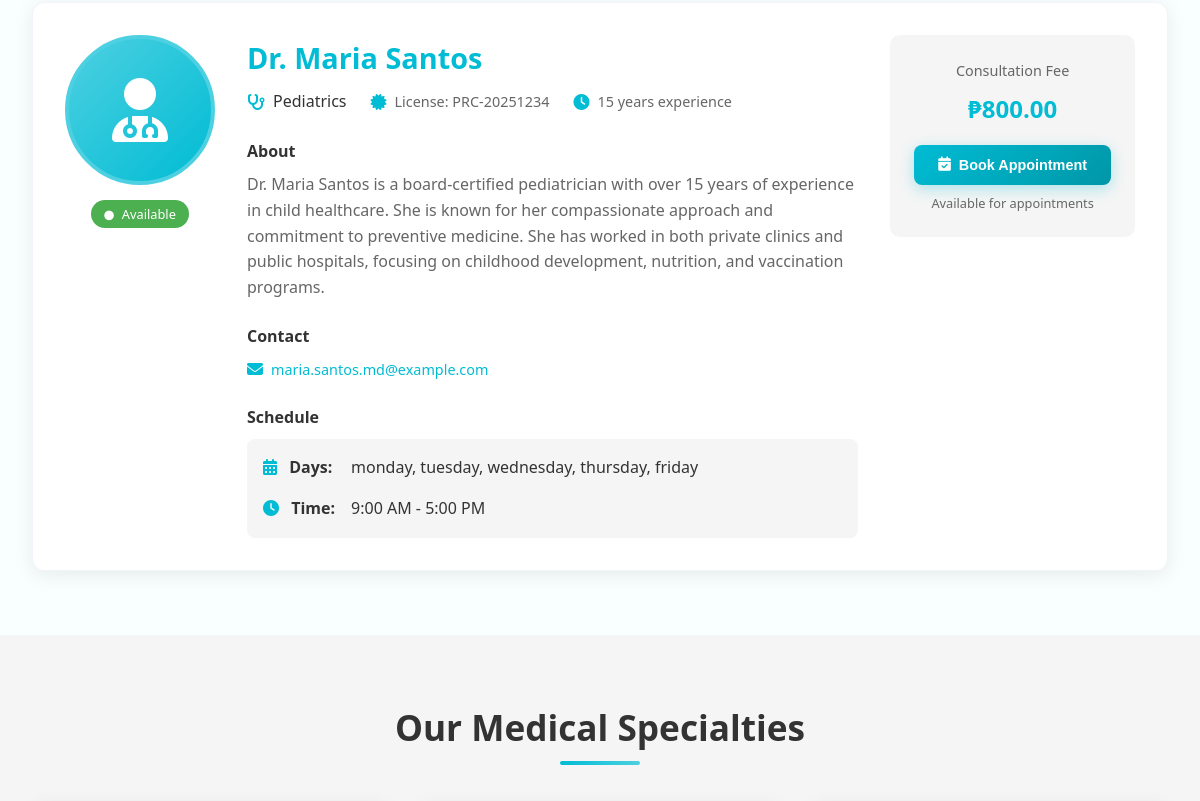
Page /doctors.php (middle part) on the earlier database version.
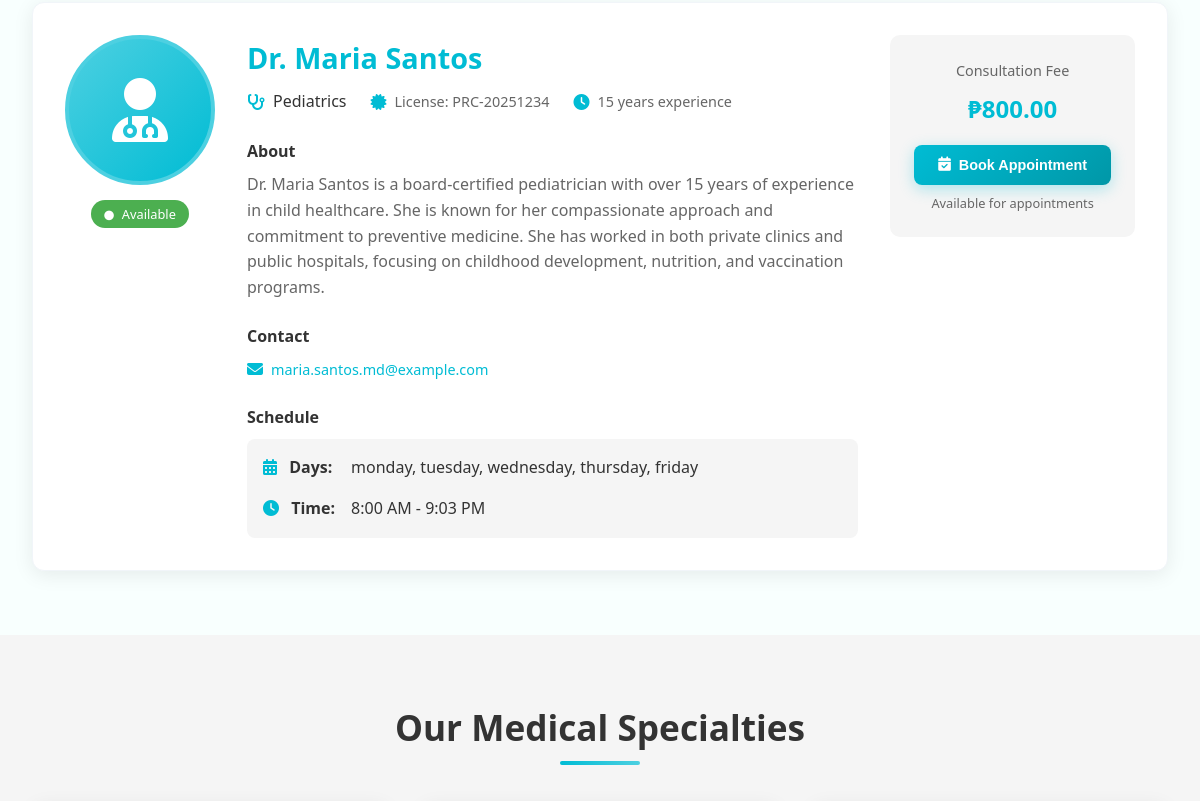
Same page on the later database version.
### tables this page shows
CREATE TABLE doctors (
                    id INTEGER PRIMARY KEY AUTOINCREMENT,
                    user_id INTEGER,
                    specialty VARCHAR(100),
                    license_number VARCHAR(50),
                    phone VARCHAR(20),
                    experience_years INTEGER DEFAULT 0,
                    consultation_fee DECIMAL(10,2) DEFAULT 0.00,
                    schedule_days TEXT,
                    schedule_time_start TIME,
                    schedule_time_end TIME,
                    biography TEXT,
                    is_available INTEGER DEFAULT 1,
                    status VARCHAR(20) DEFAULT 'active' CHECK (status IN ('active', 'inactive')),
                    created_at DATETIME DEFAULT CURRENT_TIMESTAMP,
                    FOREIGN KEY (user_id) REFERENCES users(id)
                );

CREATE TABLE users (
                    id INTEGER PRIMARY KEY AUTOINCREMENT,
                    username VARCHAR(50) UNIQUE NOT NULL,
                    email VARCHAR(100) UNIQUE NOT NULL,
                    password VARCHAR(255) NOT NULL,
                    first_name VARCHAR(50),
                    last_name VARCHAR(50),
                    profile_image VARCHAR(255),
                    role VARCHAR(20) DEFAULT 'patient' CHECK (role IN ('admin', 'doctor', 'patient')),
                    is_active INTEGER DEFAULT 1,
                    status VARCHAR(20) DEFAULT 'pending' CHECK (status IN ('active', 'inactive', 'pending')),
                    created_at DATETIME DEFAULT CURRENT_TIMESTAMP,
                    updated_at DATETIME DEFAULT CURRENT_TIMESTAMP
                , email_verified INTEGER DEFAULT 0, phone TEXT, date_of_birth TEXT, gender TEXT, address TEXT);

### includes/database.php (called while the page is built, shortened)
<?php
class Database {
    private $connection;
    private static $instance = null;
    public static function getInstance() {
        if (self::$instance === null) {
            self::$instance = new self();
        }
        return self::$instance;
    }
    private function connect() {
        try {
            if (DB_TYPE === 'sqlite') {
                $this->connection = new PDO(
                    "sqlite:" . SQLITE_PATH,
                    null,
                    null,
                    array(
                        PDO::ATTR_ERRMODE => PDO::ERRMODE_EXCEPTION,
                        PDO::ATTR_DEFAULT_FETCH_MODE => PDO::FETCH_ASSOC
                    )
                );
                $this->connection->exec('PRAGMA foreign_keys = ON');
            }
        } catch (PDOException $e) {
            die("Database connection failed: " . $e->getMessage());
        }
    }
    public function query($sql, $params = array()) {
        try {
            $stmt = $this->connection->prepare($sql);
            $stmt->execute($params);
            return $stmt;
        } catch (PDOException $e) {
            error_log("Database query error: " . $e->getMessage());
            throw $e;
        }
    }
    public function fetchAll($sql, $params = array()) {
        $stmt = $this->query($sql, $params);
        return $stmt->fetchAll();
    }
}
?>

### includes/functions.php (called while the page is built, shortened)
<?php
require_once 'database.php';
function formatTime($time, $format = 'g:i A') {
    return date($format, strtotime($time));
}
?>

### doctors.php (the view, shortened to what the changed rows need)
<?php
require_once 'includes/header.php';
$db = Database::getInstance();
$doctors = $db->fetchAll("
    SELECT u.id, u.first_name, u.last_name, u.email, u.profile_image,
           d.id as doctor_id, d.specialty, d.license_number, d.biography,
           d.consultation_fee, d.experience_years, d.schedule_days,
           d.schedule_time_start, d.schedule_time_end, d.is_available, d.phone
    FROM users u
    JOIN doctors d ON u.id = d.user_id
    WHERE u.role = 'doctor' AND u.is_active = 1
    ORDER BY u.first_name
");
?>
<section class="section">
    <div class="container">
        <?php if (!empty($doctors)): ?>
            <div style="display: grid; gap: 3rem;">
                <?php foreach ($doctors as $index => $doctor): ?>
                    <div class="card" style="<?php echo $index % 2 === 0 ? '' : 'background: linear-gradient(135deg, rgba(0, 188, 212, 0.05), rgba(77, 208, 225, 0.05));'; ?>">
                        <div style="display: grid; grid-template-columns: auto 1fr auto; gap: 2rem; align-items: start;">
                            <div style="text-align: center;">
                                <?php if (!empty($doctor['profile_image']) && file_exists('assets/images/' . $doctor['profile_image'])): ?>
                                    <img src="<?php echo SITE_URL; ?>/assets/images/<?php echo htmlspecialchars($doctor['profile_image']); ?>"
                                         alt="Dr. <?php echo htmlspecialchars($doctor['first_name'] . ' ' . $doctor['last_name']); ?>"
                                         style="width: 150px; height: 150px; border-radius: 50%; object-fit: cover; border: 4px solid var(--light-cyan);">
                                <?php else: ?>
                                    <div style="width: 150px; height: 150px; background: linear-gradient(135deg, var(--light-cyan), var(--primary-cyan)); border-radius: 50%; display: flex; align-items: center; justify-content: center; border: 4px solid var(--light-cyan);">
                                        <i class="fas fa-user-md" style="font-size: 4rem; color: white;"></i>
                                    </div>
                                <?php endif; ?>
                                <div style="margin-top: 1rem;">
                                    <?php if ($doctor['is_available']): ?>
                                        <span style="background-color: var(--success); color: white; padding: 0.3rem 0.8rem; border-radius: 20px; font-size: 0.8rem; font-weight: 500;">
                                            <i class="fas fa-circle" style="font-size: 0.6rem; margin-right: 0.3rem;"></i>
                                            Available
                                        </span>
                                    <?php endif; ?>
                                </div>
                            </div>
                            <div>
                                <h3 style="color: var(--primary-cyan); margin-bottom: 0.5rem; font-size: 1.8rem;">
                                    Dr. <?php echo htmlspecialchars($doctor['first_name'] . ' ' . $doctor['last_name']); ?>
                                </h3>
                                <div style="display: flex; flex-wrap: wrap; gap: 1.5rem; margin-bottom: 1.5rem;">
                                    <div style="display: flex; align-items: center;">
                                        <i class="fas fa-stethoscope" style="color: var(--primary-cyan); margin-right: 0.5rem;"></i>
                                        <span style="font-weight: 500; color: var(--text-dark);">
                                            <?php echo htmlspecialchars($doctor['specialty']); ?>
                                        </span>
                                    </div>
                                    <div style="display: flex; align-items: center;">
                                        <i class="fas fa-certificate" style="color: var(--primary-cyan); margin-right: 0.5rem;"></i>
                                        <span style="color: var(--text-light); font-size: 0.9rem;">
                                            License: <?php echo htmlspecialchars($doctor['license_number']); ?>
                                        </span>
                                    </div>
                                    <?php if ($doctor['experience_years'] > 0): ?>
                                        <div style="display: flex; align-items: center;">
                                            <i class="fas fa-clock" style="color: var(--primary-cyan); margin-right: 0.5rem;"></i>
                                            <span style="color: var(--text-light); font-size: 0.9rem;">
                                                <?php echo $doctor['experience_years']; ?> years experience
                                            </span>
                                        </div>
                                    <?php endif; ?>
                                </div>
                                <?php if (!empty($doctor['biography'])): ?>
                                    <div style="margin-bottom: 1.5rem;">
                                        <h4 style="color: var(--text-dark); margin-bottom: 0.5rem; font-size: 1rem;">About</h4>
                                        <p style="color: var(--text-light); line-height: 1.6;">
                                            <?php echo htmlspecialchars($doctor['biography']); ?>
                                        </p>
                                    </div>
                                <?php endif; ?>
                                <div style="margin-bottom: 1.5rem;">
                                    <h4 style="color: var(--text-dark); margin-bottom: 0.5rem; font-size: 1rem;">Contact</h4>
                                    <div style="display: flex; flex-wrap: wrap; gap: 1rem;">
                                        <?php if (!empty($doctor['email'])): ?>
                                            <div style="display: flex; align-items: center;">
                                                <i class="fas fa-envelope" style="color: var(--primary-cyan); margin-right: 0.5rem;"></i>
                                                <a href="mailto:<?php echo htmlspecialchars($doctor['email']); ?>"
                                                   style="color: var(--primary-cyan); text-decoration: none; font-size: 0.9rem;">
                                                    <?php echo htmlspecialchars($doctor['email']); ?>
                                                </a>
                                            </div>
                                        <?php endif; ?>
                                    </div>
                                </div>
                                <div>
                                    <h4 style="color: var(--text-dark); margin-bottom: 0.5rem; font-size: 1rem;">Schedule</h4>
                                    <div style="background-color: var(--light-gray); padding: 1rem; border-radius: 8px;">
                                        <div style="display: grid; grid-template-columns: auto 1fr; gap: 1rem; align-items: center;">
                                            <div>
                                                <i class="fas fa-calendar-alt" style="color: var(--primary-cyan); margin-right: 0.5rem;"></i>
                                                <strong>Days:</strong>
                                            </div>
                                            <div style="color: var(--text-dark);">
                                                <?php
                                                $days = explode(',', $doctor['schedule_days']);
                                                echo htmlspecialchars(implode(', ', $days));
                                                ?>
                                            </div>
                                            <div>
                                                <i class="fas fa-clock" style="color: var(--primary-cyan); margin-right: 0.5rem;"></i>
                                                <strong>Time:</strong>
                                            </div>
                                            <div style="color: var(--text-dark);">
                                                <?php echo formatTime($doctor['schedule_time_start']) . ' - ' . formatTime($doctor['schedule_time_end']); ?>
                                            </div>
                                        </div>
                                    </div>
                                </div>
                            </div>
                            <div style="text-align: center; min-width: 200px;">
                                <div style="background-color: var(--light-gray); padding: 1.5rem; border-radius: 10px;">
                                    <div style="margin-bottom: 1rem;">
                                        <div style="font-size: 0.9rem; color: var(--text-light); margin-bottom: 0.5rem;">
                                            Consultation Fee
                                        </div>
                                        <div style="font-size: 1.5rem; font-weight: bold; color: var(--primary-cyan);">
                                            ₱<?php echo number_format($doctor['consultation_fee'], 2); ?>
                                        </div>
                                    </div>
                                    <?php if ($doctor['is_available']): ?>
                                        <?php if (isset($_SESSION['user_id']) && $_SESSION['role'] === 'patient'): ?>
                                            <a href="<?php echo SITE_URL; ?>/patient/book-appointment.php?doctor=<?php echo $doctor['doctor_id']; ?>"
                                               class="btn btn-primary w-100" style="margin-bottom: 0.5rem;">
                                                <i class="fas fa-calendar-check"></i> Book Appointment
                                            </a>
                                        <?php else: ?>
                                            <button class="btn btn-primary w-100" onclick="EasyMed.openModal('loginModal')" style="margin-bottom: 0.5rem;">
                                                <i class="fas fa-calendar-check"></i> Book Appointment
                                            </button>
                                        <?php endif; ?>
                                        <div style="font-size: 0.8rem; color: var(--text-light); text-align: center;">
                                            Available for appointments
                                        </div>
                                    <?php endif; ?>
                                </div>
                            </div>
                        </div>
                    </div>
                <?php endforeach; ?>
            </div>
        <?php endif; ?>
    </div>
</section>
<?php if (!empty($doctors)): ?>
<section class="section" style="background-color: var(--light-gray);">
    <div class="container">
        <h2 class="section-title">Our Medical Specialties</h2>
    </div>
</section>
<?php endif; ?>
<?php require_once 'includes/footer.php'; ?>

Differences in the rows shown:
changed doctors "Pediatrics": schedule_time_start "9:00 AM" → "8:00 AM"; schedule_time_end "5:00 PM" → "9:03 PM"
